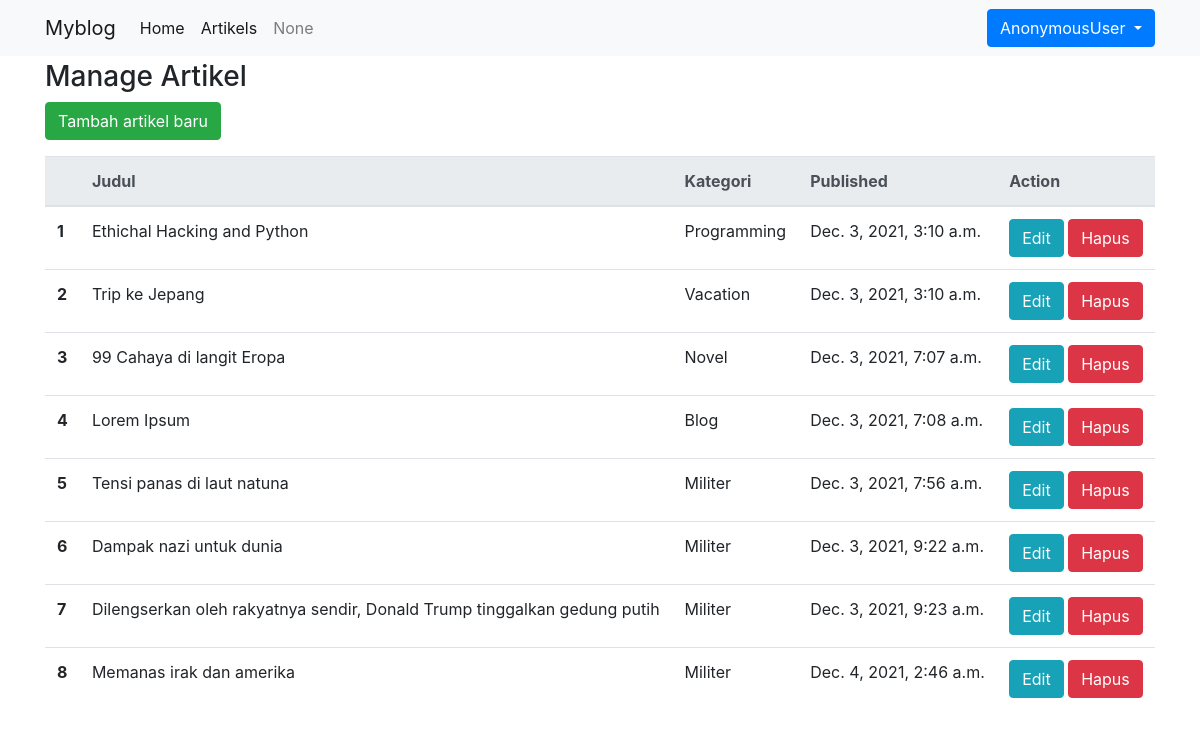
Page /artikels/manage on the committed database.
### blog/models.py (models this page shows, shortened)
class Artikel(models.Model):
    judul       = models.CharField(max_length=255)
    isi         = models.TextField()
    kategori    = models.CharField(max_length=225)
    published   = models.DateTimeField(auto_now_add=True)
    update      = models.DateTimeField(auto_now=True)
    slug        = models.SlugField(blank=True, editable=False, max_length=255)
    """
    Fungsi get absolute url, Pada createForm saat data mau di simpan, dia perlu meng-redirect
    ke url detail nya.

    """

### blog/views.py (the view)
# urls.py: path('manage', ArtikelManage.as_view(), name='manage'),
class ArtikelManage(ListView):
    model = Artikel
    template_name = 'manage.html'
    context_object_name = 'artikel_list'

### blog/templates/manage.html (shortened to what this page needs)
{% extends 'base.html' %}
{% block content %}
    <h3>Manage Artikel</h3>
    <div class="form-group">
        <a href="{% url 'blog:tambah' %}" class="btn btn-success" type="button">Tambah artikel baru</a>
    </div>
    <table class="table">
        <thead class="thead-light">
          <tr>
            <th scope="col"></th>
            <th scope="col">Judul</th>
            <th scope="col">Kategori</th>
            <th scope="col">Published</th>
            <th scope="col">Action</th>
          </tr>
        </thead>
        <tbody>
        {% for data in artikel_list %}
          <tr>
            <th scope="row">{{ forloop.counter }}</th>
            <td>{{ data.judul }}</td>
            <td>{{ data.kategori }}</td>
            <td>{{ data.published }}</td>
            <td>
                <a href="{% url 'blog:update' data.id %}" class="btn btn-info" type="button">Edit</a>
                <a href="{% url 'blog:hapus' data.id %}" class="btn btn-danger" type="button">Hapus</a>
            </td>
          </tr>
        {% endfor %}
        </tbody>
      </table>
{% endblock content  %}

### templates/base.html (shortened to what this page needs)
<!doctype html>
<html lang="en">
<head>
  <link rel="stylesheet" href="https://maxcdn.bootstrapcdn.com/bootstrap/4.0.0/css/bootstrap.min.css"
>
</head>
<body>
  <nav class="navbar fixed-top navbar-expand-lg navbar-light bg-light " style="margin-bottom: 10%;">
    <div class="container">
      <a class="navbar-brand" href="#">Myblog</a>
      <div class="collapse navbar-collapse" id="navbarNavAltMarkup">
        <div class="navbar-nav">
          <a class="nav-item nav-link active" href="{% url 'homebase' %}">Home <span class="sr-only">(current)</span></a>
          <a class="nav-item nav-link active" href="{% url 'blog:index' %}">Artikels <span class="sr-only">(current)</span></a>
          <a class="nav-item nav-link" href="#">None</a>
        </div>
      </div>
      <div class="dropdown">
        <button class=" btn btn-primary dropdown-toggle" type="button" id="dropdownMenu2" data-toggle="dropdown" aria-haspopup="true" aria-expanded="false">
          {{ request.user }}
        </button>
      </div>
    </div>
  </nav>
  <div class="container" style="margin-top: 5%;">
    {% block content %}
    {% endblock content %}
  </div>
</body>
</html>

### rows in the picture
Artikel: judul "Ethichal Hacking and Python", kategori "Programming", published "Dec. 3, 2021, 3:10 a.m."
Artikel: judul "Trip ke Jepang", kategori "Vacation", published "Dec. 3, 2021, 3:10 a.m."
Artikel: judul "99 Cahaya di langit Eropa", kategori "Novel", published "Dec. 3, 2021, 7:07 a.m."
Artikel: judul "Lorem Ipsum", kategori "Blog", published "Dec. 3, 2021, 7:08 a.m."
Artikel: judul "Tensi panas di laut natuna", kategori "Militer", published "Dec. 3, 2021, 7:56 a.m."
Artikel: judul "Dampak nazi untuk dunia", kategori "Militer", published "Dec. 3, 2021, 9:22 a.m."
Artikel: judul "Dilengserkan oleh rakyatnya sendir, Donald Trump tinggalkan gedung putih", kategori "Militer", published "Dec. 3, 2021, 9:23 a.m."
Artikel: judul "Memanas irak dan amerika", kategori "Militer", published "Dec. 4, 2021, 2:46 a.m."

### other values in the picture
{{ request.user }} "AnonymousUser"
